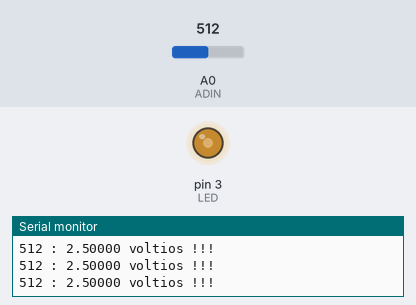
The sketch below on a simulated Arduino Uno, built with avr-gcc and run on an emulated ATmega328P. Shown: output pins drawn as LEDs (lit = HIGH), the last lines printed to the serial monitor. The test bench sets the inputs (shaded band); at power-on: A0 (ADIN) = 512.

Above: at 1.2 s.
1.3 s: A0 (ADIN) set to 108
At 1.8 s:
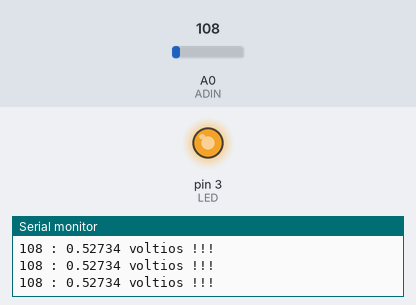
2.8 s: A0 (ADIN) set to 95
At 3.5 s:
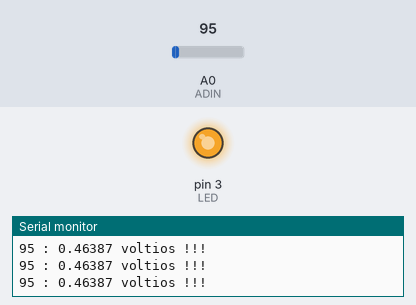
5.8 s: A0 (ADIN) set to 992
At 7.0 s:
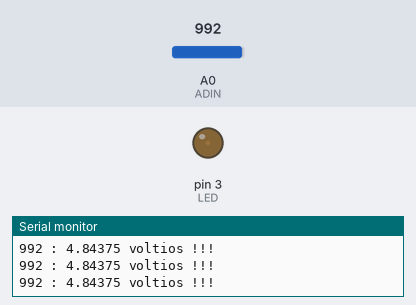
7.3 s: A0 (ADIN) set to 1018
At 7.9 s:
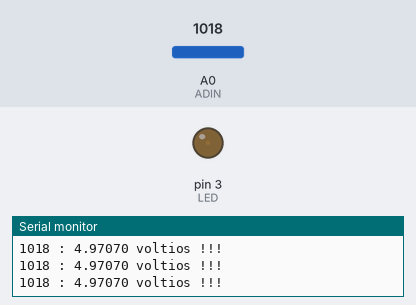
10.3 s: A0 (ADIN) set to 1023
At 11.3 s:
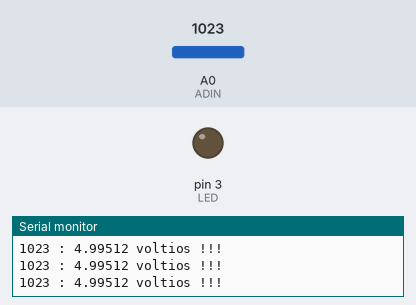
11.8 s: A0 (ADIN) set to 306
At 12.9 s:
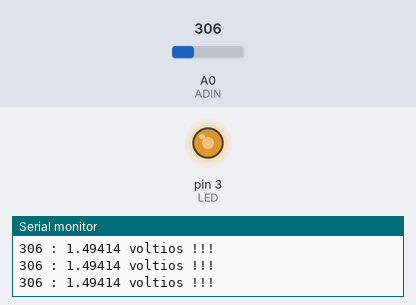
Timing chart, 0 to 14.3 s (numbered marks = the images above; inputs shaded):
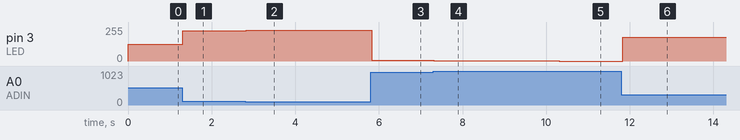

The sketch:

analogRead_02.ino
```cpp
//int adin = A0;

#define ADIN A0
#define LED 3

int adValue = 0;
float volts = 0;
int ledValue = 0;

void setup() {
  pinMode(ADIN, INPUT);
  pinMode(LED, OUTPUT);

  Serial.begin(9600);
}

void loop() {


  adValue = analogRead(ADIN);
  volts = adValue * 5.0 /1024 ;
  ledValue = 255 - adValue/4;

  analogWrite(LED, ledValue);


  Serial.print(adValue);
  Serial.print(" : ");
  Serial.print(volts, 5);
  Serial.println(" voltios !!!");

//  delay(10);
}
```

Measured:
- after the input at 1.3 s, pin 3 (LED): 127/255 → 228/255 at once
- after the input at 2.8 s, pin 3 (LED): 228/255 → 232/255 at once
- after the input at 5.8 s, pin 3 (LED): 232/255 → 7/255 at once
- after the input at 7.3 s, pin 3 (LED): 7/255 → 1/255 at once
- after the input at 10.3 s, pin 3 (LED): 1/255 → 0/255 at once
- after the input at 11.8 s, pin 3 (LED): 0/255 → 179/255 at once
